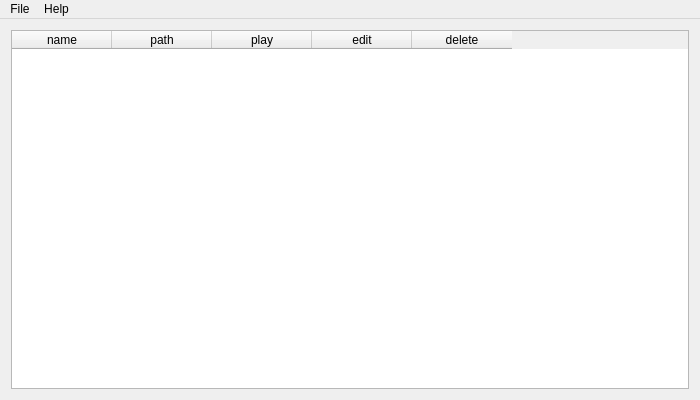
<?xml version="1.0" encoding="UTF-8"?>
<ui version="4.0">
 <class>FrmMain</class>
 <widget class="QMainWindow" name="FrmMain">
  <property name="geometry">
   <rect>
    <x>0</x>
    <y>0</y>
    <width>700</width>
    <height>400</height>
   </rect>
  </property>
  <property name="windowTitle">
   <string>CSGO - Demovoice</string>
  </property>
  <widget class="QWidget" name="centralWidget">
   <layout class="QVBoxLayout" name="verticalLayout">
    <item>
     <widget class="QTableWidget" name="tblMatch">
      <property name="selectionMode">
       <enum>QAbstractItemView::SingleSelection</enum>
      </property>
      <property name="selectionBehavior">
       <enum>QAbstractItemView::SelectRows</enum>
      </property>
      <column>
       <property name="text">
        <string>name</string>
       </property>
      </column>
      <column>
       <property name="text">
        <string>path</string>
       </property>
      </column>
      <column>
       <property name="text">
        <string>play</string>
       </property>
      </column>
      <column>
       <property name="text">
        <string>edit</string>
       </property>
      </column>
      <column>
       <property name="text">
        <string>delete</string>
       </property>
      </column>
     </widget>
    </item>
   </layout>
  </widget>
  <widget class="QMenuBar" name="menuBar">
   <property name="geometry">
    <rect>
     <x>0</x>
     <y>0</y>
     <width>700</width>
     <height>21</height>
    </rect>
   </property>
   <widget class="QMenu" name="menuFile">
    <property name="title">
     <string>File</string>
    </property>
    <addaction name="actionNew_Match"/>
    <addaction name="actionSettings"/>
   </widget>
   <widget class="QMenu" name="menuHelp">
    <property name="title">
     <string>Help</string>
    </property>
    <addaction name="actionAbout"/>
    <addaction name="actionDonate"/>
   </widget>
   <addaction name="menuFile"/>
   <addaction name="menuHelp"/>
  </widget>
  <action name="actionNew_Match">
   <property name="text">
    <string>New Match</string>
   </property>
  </action>
  <action name="actionSettings">
   <property name="text">
    <string>Settings</string>
   </property>
  </action>
  <action name="actionAbout">
   <property name="text">
    <string>About</string>
   </property>
  </action>
  <action name="actionDonate">
   <property name="text">
    <string>Donate</string>
   </property>
  </action>
 </widget>
 <layoutdefault spacing="6" margin="11"/>
 <resources/>
 <connections/>
</ui>
